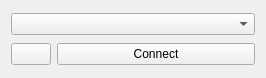
         <widget class="QWidget" name="page">
          <property name="geometry">
           <rect>
            <x>0</x>
            <y>0</y>
            <width>266</width>
            <height>78</height>
           </rect>
          </property>
          <attribute name="label">
           <string>Serial Connection</string>
          </attribute>
          <layout class="QGridLayout" name="gridLayout_49">
           <item row="0" column="0" colspan="2">
            <widget class="QComboBox" name="serialCombobox">
             <property name="sizePolicy">
              <sizepolicy hsizetype="MinimumExpanding" vsizetype="Fixed">
               <horstretch>0</horstretch>
               <verstretch>0</verstretch>
              </sizepolicy>
             </property>
            </widget>
           </item>
           <item row="1" column="0">
            <widget class="QPushButton" name="refreshButton">
             <property name="sizePolicy">
              <sizepolicy hsizetype="Fixed" vsizetype="Fixed">
               <horstretch>0</horstretch>
               <verstretch>0</verstretch>
              </sizepolicy>
             </property>
             <property name="text">
              <string/>
             </property>
             <property name="icon">
              <iconset resource="resources.qrc">
               <normaloff>:/res/refresh.png</normaloff>:/res/refresh.png</iconset>
             </property>
            </widget>
           </item>
           <item row="1" column="1">
            <widget class="QPushButton" name="serialConnectButton">
             <property name="text">
              <string>Connect</string>
             </property>
            </widget>
           </item>
          </layout>
         </widget>
